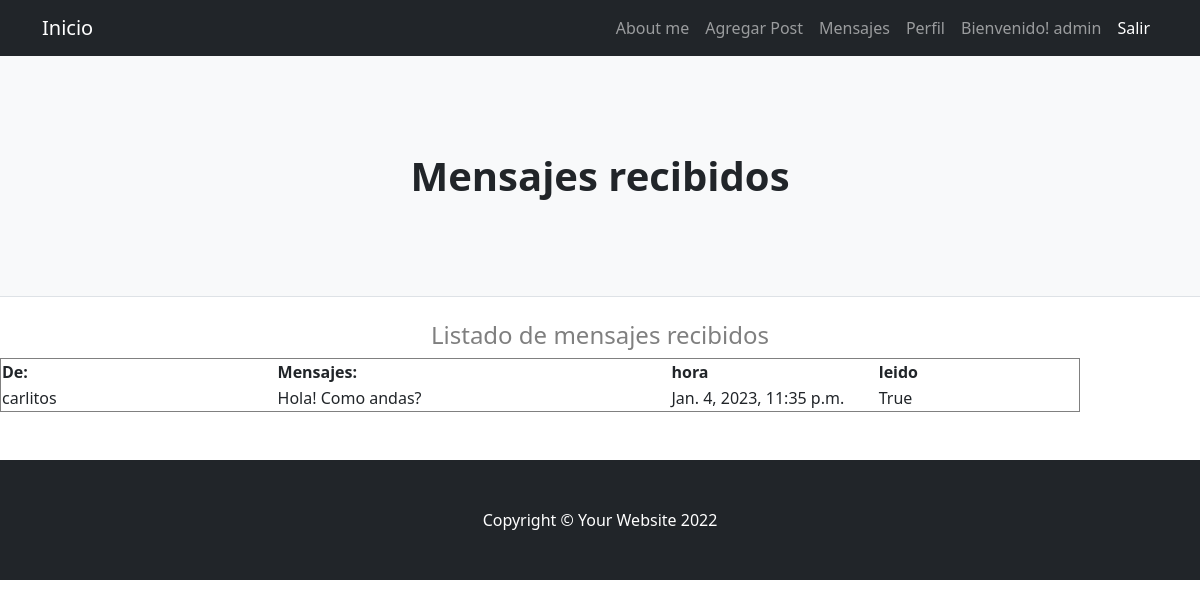
Before: /mensajes/leerMensaje (signed in) with the older database file.
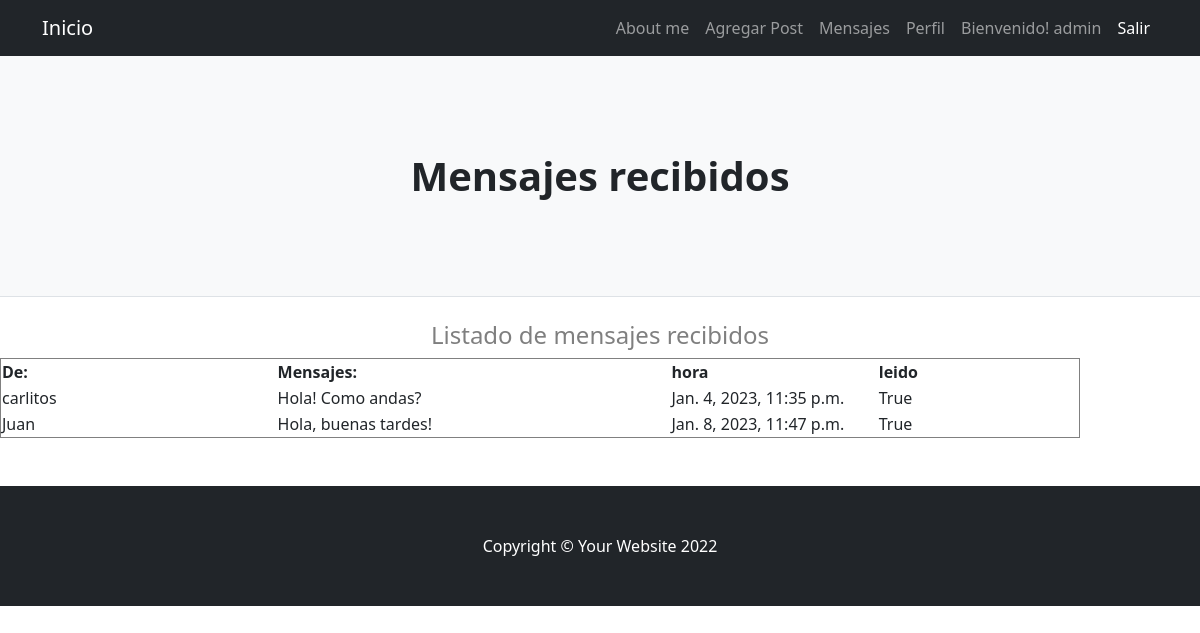
After: the same page with the newer database file.
### mensajes/models.py (models this page shows, shortened)
class Mensaje(models.Model):
    enviar = models.ForeignKey(User, on_delete=models.CASCADE, related_name='sender')
    recibir = models.ForeignKey(User, on_delete=models.CASCADE, related_name='receptor')
    mensaje = models.TextField(max_length=5000)
    horarec = models.DateTimeField(auto_now_add=True)
    leido = models.BooleanField(default=False)

### mensajes/views.py (the view)
# urls.py: path("leerMensaje", leerMensaje , name = "leerMensaje"),
def leerMensaje(request):
    usuario = request.user
    ver = Mensaje.objects.filter(recibir = usuario)
    for mensaje in ver:
        mensaje.leido = True
        mensaje.save()
    return render(request, "mensajes/leerMensaje.html", {"mensajes": ver})

### mensajes/templates/mensajes/leerMensaje.html
{% extends "usuarios/user.html" %}
{% load static %}
{% block titulo_principal %}
<h1 class="fw-bolder">Mensajes recibidos</h1>
{% endblock %}
{% block contenido %}
<h4 class="text-black-50" style="text-align: center;">Listado de mensajes recibidos</h4>
<table style="width:90%" border=1 >
    <tr>
        <th style="width:20px">De:      </th>
        <th style="width:40px">Mensajes:   </th>
        <th style="width:40px">hora        </th>
        <th style="width:40px">leido       </th>
    </tr>
    {% for indice in mensajes %}
    <tr>
        <td style="width:20px">{{ indice.enviar }}</td>
        <td style="width:40px">{{ indice.mensaje }}</td>
        <td style="width:40px">{{ indice.horarec }}</td>
        <td style="width:40px">{{ indice.leido }}</td>
    </tr>
    {% endfor %}
</table>
<br>
<br>
{% endblock %}

Changed rows visible on the page:
added Mensaje: enviar "Juan", mensaje "Hola, buenas tardes!", horarec "Jan. 8, 2023, 11:47 p.m.", leido "True"
